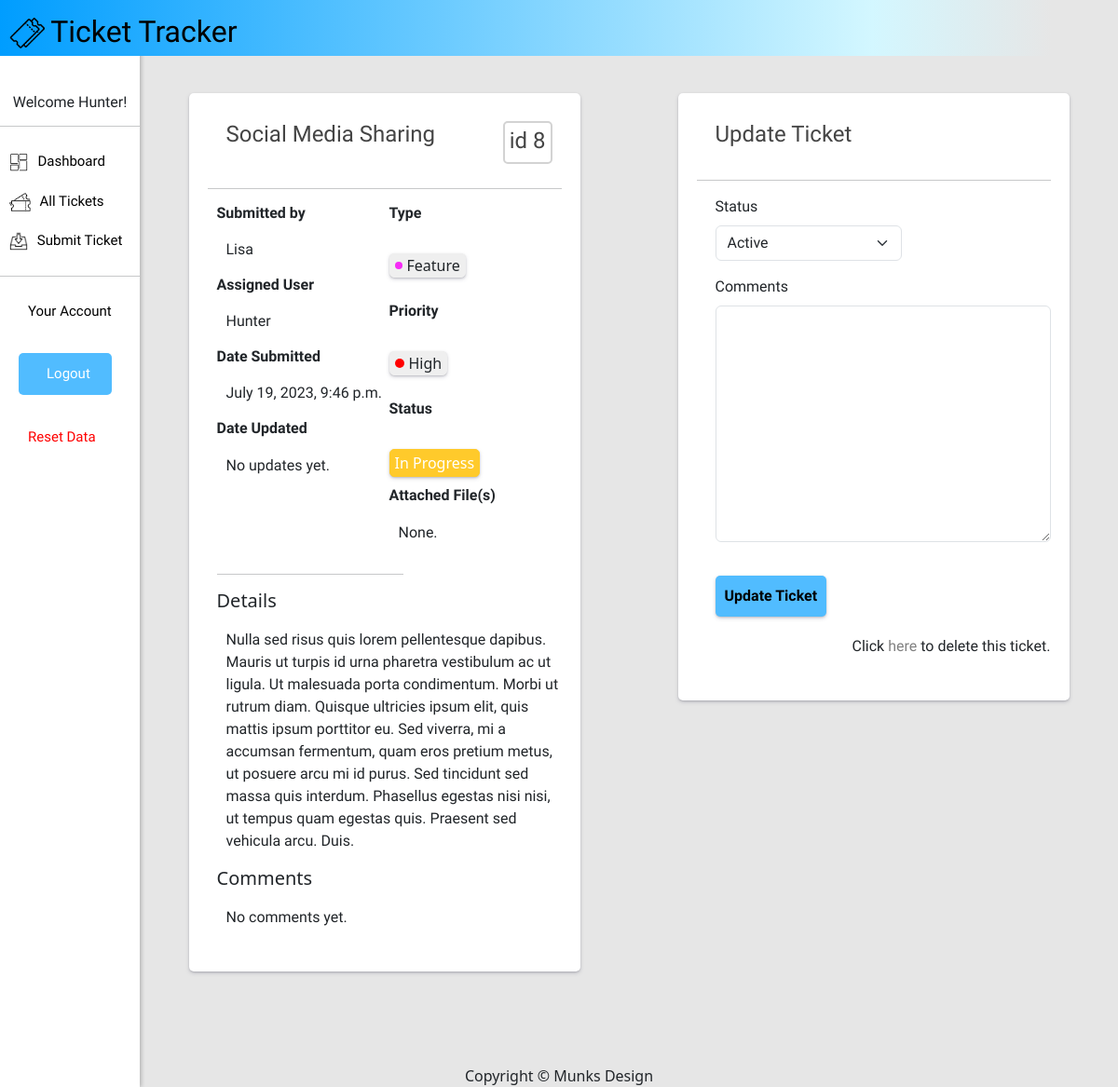
The app's page /ticket-room/8/ (signed in) with its own data.
### mainapp/models.py (models this page shows, shortened)
class Ticket(models.Model):
    class Status(models.TextChoices):
        ACTIVE = 'Active', 'Active'
        COMPLETE = 'Complete', 'Complete'
        BACKLOG = 'Backlog', 'Backlog'
    class Priority(models.TextChoices):
        HIGH = 'High', 'High'
        LOW = 'Low', 'Low'
    class Type(models.TextChoices):
        BUG = 'Bug', 'Bug'
        FEATURE = 'Feature', 'Feature'
        MODIFY = 'Modify', 'Modify'
    title = models.CharField(max_length=30)
    description = models.TextField(max_length=500)
    author = models.ForeignKey(User, on_delete=models.PROTECT, related_name='ticket_submission')
    participants = models.ForeignKey(User, on_delete=models.PROTECT, related_name='participants', default='')
    created = models.DateTimeField(auto_now_add=True)
    updated = models.DateTimeField(auto_now=True)
    type = models.CharField(max_length=10, choices=Type.choices, default=Type.BUG)
    priority = models.CharField(max_length=10, choices=Priority.choices, default=Priority.LOW)
    status = models.CharField(max_length=10, choices=Status.choices, default=Status.BACKLOG)
    comments = models.TextField(blank=True)
    attachment = models.FileField(upload_to='ticket_attachments/', blank=True, null=True)
    objects = models.Manager()
    published = PublishedManager()
    class Meta:
        ordering = ['-created']
        indexes = [
            models.Index(fields=['-created'])
        ]

### mainapp/views.py (the view)
# urls.py: path('ticket-room/<str:pk>/', views.ticket_room, name='ticket-room'),
@login_required
def ticket_room(request, pk):
    ticket = get_object_or_404(Ticket, id=pk)
    if request.method == 'POST':
        if 'form-update' in request.POST:
            form_update = TicketUpdate(request.POST, instance=ticket)
            if form_update.is_valid():
                ticket = form_update.save(commit=False)
                comment = form_update.cleaned_data['comments']
                if comment:
                    ticket.add_comments(comment)
                ticket.save()
                messages.success(request, "Ticket Updated" )
                return redirect('ticket-room', pk=ticket.id)
        elif 'form-initiate' in request.POST:
            form_initiate = TicketInitiate(request.POST, instance=ticket)
            if form_initiate.is_valid():
                ticket = form_initiate.save(commit=False)
                status = form_initiate.cleaned_data['status']
                if status:
                    ticket.initiate(status)
                ticket.save()
                messages.success(request, "Ticket Initiated")
                return redirect('ticket-room', pk=ticket.id)
    else:
        form_update = TicketUpdate(instance=ticket)
        form_initiate = TicketInitiate(instance=ticket)
    context = {'ticket': ticket, 'form_update': form_update, 'form_initiate': form_initiate}
    return render(request, 'ticket_room.html', context)

### mainapp/forms.py
class TicketUpdate(forms.ModelForm):
    class Meta:
        model = Ticket
        fields = ['status', 'comments']

class TicketInitiate(forms.ModelForm):
    class Meta:
        model = Ticket
        fields = ['status']

### mainapp/templates/ticket_room.html (shortened to what this page needs)
{% extends 'base.html' %} {% load static %} {% load crispy_forms_tags %} {% block content %}
<div>{% include 'sidebar.html' %}</div>
<div class="flex-container-ticket">
	<div class="box">
		<div class="account-tickets">
			<div class="subtitle" id="ticket-subtitle">
				<div class="left-ticket"><h4>{{ticket.title}}</h4></div>
				<div class="right-ticket"><h4>id {{ticket.id}}</h4></div>
			</div>
			<hr />
			<div class="main-text-dash">
				<div class="ticket-column">
					<div>
						<div class="ticket-box">
							<div class="column">
								<h6>Submitted by</h6>
								<p>{{ticket.author}}</p>
								<div class="ticket-assigned">
									<h6>Assigned User</h6>
									<p>{{ticket.participants}}</p>
								</div>
								<h6>Date Submitted</h6>
								<p>{{ticket.created}}</p>
								<h6>Date Updated</h6>
								{% if ticket.created != ticket.updated %}
								<p>{{ticket.updated}}</p>
								{% else %}
								<p>No updates yet.</p>
								{% endif %}
							</div>
							<div class="column">
								<h6>Type</h6>
								{% if ticket.type == 'Bug' %}
								<p>
									<td>
										<div class="tps-container">
											<div class="colored-dot">
												<div class="dot" id="bug"></div>
												<div>{{ticket.type}}</div>
											</div>
										</div>
									</td>
								</p>
								{% elif ticket.type == 'Feature' %}
								<p>
									<td>
										<div class="tps-container">
											<div class="colored-dot">
												<div class="dot" id="feature"></div>
												<div>{{ticket.type}}</div>
											</div>
										</div>
									</td>
								</p>
								{% endif %}
								<h6>Priority</h6>
								{% if ticket.priority == 'High' %}
								<p>
									<td>
										<div class="tps-container">
											<div class="colored-dot">
												<div class="dot" id="high"></div>
												<div>{{ticket.priority}}</div>
											</div>
										</div>
									</td>
								</p>
								{% endif %}
								<h6>Status</h6>
								<p>{% if ticket.status == 'Active' %}</p>
								<div class="ticket-active">In Progress</div>
								{% elif ticket.status == 'Complete' %}
								<div class="ticket-complete">Complete</div>
								{% elif ticket.status == 'Backlog' %}
								<div class="ticket-backlog">Backlog</div>
								{% endif %}
								<h6 style="margin-top: 10px">Attached File(s)</h6>
								{% if ticket.attachment %}
								<p>
									<a class="ticket-link" href="{{ ticket.attachment.url }}"
										>Open file</a
									>
								</p>
								{% else %}
								<p>None.</p>
								{% endif %}
							</div>
						</div>
					</div>
					<hr style="width: 200px" />
					<h5>Details</h5>
					<p>{{ticket.description}}</p>
					<h5>Comments</h5>
					{% if ticket.comments %}
					<p>{{ticket.comments}}</p>
					{% else %}
					<p>No comments yet.</p>
					{% endif %}
				</div>
			</div>
		</div>
	</div>
	<div class="box">
		<div class="ticket-update">
			<div class="ticket-column">
				<div class="subtitle">
					<h4>Update Ticket</h4>
				</div>
				<hr />
				{% if ticket.status != 'Backlog' %}
				<div class="ticket-form">
					<form method="post" id="form-update">
						{% csrf_token %} {{ form_update|crispy }}
						<button class="update-button" type="submit" name="form-update">
							Update Ticket
						</button>
					</form>
				</div>
				{% endif %}
				<div class="ticket-form">
					<p style="padding-top: 20px; text-align: right">
						Click
						<a class="ticket-link" href="{% url 'ticket-delete' ticket.id %}"
							>here</a
						>
						to delete this ticket.
					</p>
				</div>
			</div>
		</div>
	</div>
	{% endblock %}

### mainapp/templates/sidebar.html
{% load static %}
<div class="sidebar">
	<div class="sidebar-content">
		<div class="welcome-sidebar" style="text-align: center">
			<h6>Welcome {{request.user}}!</h6>
			<hr />
		</div>
		<div>
			<a href="{% url 'dashboard' %}"
				><img
					src="{% static 'images/dashboard-image.png' %}"
					style="height: 20px; padding-right: 10px" />Dashboard</a
			>
		</div>
		<a href="{% url 'all-tickets' %}"
			><img
				src="{% static 'images/tickets.png' %}"
				style="height: 20px; padding-right: 10px" />All Tickets</a
		>
		{% if user.is_authenticated and user.is_staff %}
		<a href="{% url 'ticket-submission'%}?author={{user.id}}"
			><img
				src="{% static 'images/submit-image.png' %}"
				style="height: 20px; padding-right: 10px" />Submit Ticket</a
		>
		{% endif %}
		<hr />
		<a href="{% url 'account' %}" style="padding-left: 30px">Your Account</a>
		<br />
		{% if request.user.is_authenticated %}
		<div class="logout-container">
			<button class="logout-button">
				<a href="{% url 'logout' %}" style="color: white;">Logout</a>
			</button>
		</div>
		<br>
		<div class="data-reset">
			<a href="{% url 'reset-data' %}" style="padding-left: 30px; color: red;">Reset Data</a>
		</div>
	</div>
	{% endif %}
</div>

### mainapp/static/css/base.css (style rules this page uses)
body { margin: 0; }
p { font-family: "Libre Franklin", sans-serif; }
h6 { font-family: "Libre Franklin", sans-serif; font-weight: 900; color: #d3d3d3; }
hr { z-index: 10; position: relative; }
.logout-button { background-color: rgb(81, 188, 255); border: none; border-radius: 5px; cursor: pointer; text-align: left; width: 100px; padding-left: 20px; }
.logout-container { margin-left: 20px; }
.logout-container a { color: white; padding-left: 10px; }
.subtitle { padding: 10px; margin-left: 10px; font-family: "Libre Franklin", sans-serif; font-weight: bold; color: #454545; font-size: large; }
#id_title, #id_author, #id_status, #id_type, #id_priority, #id_participants, #id_recipient { width: 200px; font-family: "Libre Franklin", sans-serif; }
.main-text-dash { padding-left: 10px; }
.ticket-form { margin-left: 20px; font-family: "Libre Franklin", sans-serif; }
.sidebar { height: 100%; width: 150px; position: fixed; top: 0; left: 0; background-color: #ffffff; overflow-x: hidden; padding-top: 100px; box-shadow: 2px 0 4px rgba(0, 0, 0, 0.2); }
.sidebar a { padding: 10px; text-decoration: none; font-size: 15px; color: #000000; display: block; font-family: "Libre Franklin", sans-serif; }
.ticket-column { display: flex; flex-direction: column; }
.ticket-column h6 { font-weight: bold; }
.ticket-column p { padding-left: 10px; padding-top: 10px; }
.ticket-link { text-decoration: none; color: #818181; }
.update-button { border-radius: 5px; border: none; background-color: rgb(81, 188, 255); margin-top: 20px; padding: 10px; font-weight: bold; box-shadow: rgba(50, 50, 93, 0.25) 0px 2px 5px -1px, rgba(0, 0, 0, 0.3) 0px 1px 3px -1px; }
#ticket-subtitle { display: flex; justify-content: space-between; }
.right-ticket { border: 2px solid #d3d3d3; border-radius: 5px; padding-top: 5px; padding-left: 5px; padding-right: 5px; }
.ticket-assigned { padding-right: 50px; }
.flex-container-ticket { display: flex; margin-left: 150px; padding-top: 20px; }
.ticket-box { display: flex; justify-content: space-between; }
.column { flex: 1; }
.box { flex: 1; margin-top: 20px; border-radius: 20px; margin-left: 5%; margin-right: 5%; height: fit-content; border-radius: 5px; padding: 20px; padding-bottom: 30px; background-color: white; box-shadow: rgba(50, 50, 93, 0.25) 0px 2px 5px -1px, rgba(0, 0, 0, 0.3) 0px 1px 3px -1px; }
.ticket-active { border: 1px solid #ffca2b; border-radius: 5px; width: fit-content; padding: 2px; padding-left: 5px; padding-right: 5px; background-color: #ffca2b; color: white; box-shadow: rgba(50, 50, 93, 0.25) 0px 2px 5px -1px, rgba(0, 0, 0, 0.3) 0px 1px 3px -1px; }
.colored-dot { display: flex; align-items: center; }
.dot { width: 10px; height: 10px; border-radius: 50%; margin-right: 5px; }
#feature { background-color: #f62bf6; width: 8px; height: 8px; }
#high { background-color: #ff0000; }
.tps-container { border: 1px solid #efefef; border-radius: 5px; width: fit-content; padding-left: 5px; padding-right: 5px; background-color: #efefef; box-shadow: rgba(50, 50, 93, 0.25) 0px 2px 5px -1px, rgba(0, 0, 0, 0.3) 0px 1px 3px -1px; }

### records on screen
Ticket: title "Social Media Sharing", id "8", author "Lisa", participants "Hunter", created "July 19, 2023, 9:46 p.m.", type "Feature", priority "High", description "Nulla sed risus quis lorem pellentesque dapibus. Mauris ut turpis id urna pharetra vestibulum ac ut ligula. Ut malesuada porta condimentum. Morbi ut rutrum diam. Quisque ultricies ipsum elit, quis mattis ipsum porttitor eu. Sed viverra, mi a accumsan fermentum, quam eros pretium metus, ut posuere arcu mi id purus. Sed tincidunt sed massa quis interdum. Phasellus egestas nisi nisi, ut tempus quam egestas quis. Praesent sed vehicula arcu. Duis.", status "Active"

### other values on screen
{{ request.user }} "Hunter"
